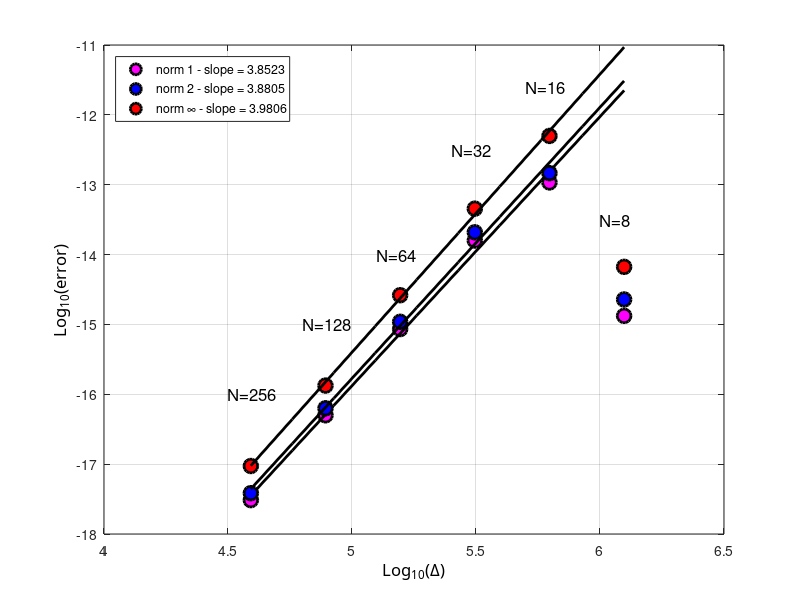

Write the MATLAB code that produced this figure.
clc; clear all; close all;

radius=6371220;
N=[8 16 32 64 128 256];
% N=[40 50 60 80 100 150];
dx=2*pi*radius./(4*N);
% e1=[1.9936e-2 1.1325e-3 6.8262e-5 4.2292e-6 2.6413e-7 1.6559e-8];
% e2=[1.8717e-2 1.0216e-3 6.1471e-5 3.8166e-6 2.3881e-7 1.4975e-8];
% e3=[2.5623e-2 1.4497e-3 8.9084e-5 5.5817e-6 3.5265e-7 2.2194e-8];
% 
% e1=[1.6305e-2 9.0026e-4 5.4527e-5 3.3854e-6 2.1153e-7 1.3242e-8];
% e2=[1.5494e-2 8.1833e-4 4.9215e-5 3.0551e-6 1.9108e-7 1.1976e-8];
% e3=[1.7473e-2 9.5002e-4 7.3232e-5 5.1367e-6 3.3731e-7 2.1624e-8];
% 
% e1=[3.4770e-4 1.6686e-5 1.0089e-6 6.3688e-8 4.0283e-9 2.5396e-10];
% e2=[1.4286e-4 7.0948e-6 4.1258e-7 2.5581e-8 1.6143e-9 1.0283e-10];
% e3=[1.1470e-4 1.0256e-5 6.2778e-7 3.7403e-8 2.2653e-9 1.9459e-10];
% 
% 
% %% projetée
% e1=[1.0377e-4 6.3236e-6 3.9444e-7 2.4726e-8 1.5500e-9 9.7139e-11];
% e2=[1.2588e-4 7.4682e-6 4.6278e-7 2.8931e-8 1.8111e-9 1.1342e-10];
% e3=[3.6670e-4 2.2222e-5 1.3713e-6 8.5415e-8 5.3339e-9 3.3330e-10];
% 
% %% zonale
% e1=[2.9158e-4 1.7719e-5 1.1025e-6 6.9056e-8 4.3244e-9 2.7061e-10];
% e2=[3.3039e-4 1.9906e-5 1.2416e-6 7.7821e-8 4.8755e-9 3.0522e-10];
% e3=[6.7103e-4 4.0648e-5 2.5207e-6 1.6433e-7 1.0822e-8 6.9474e-10];
% 
% e1=[4.3694e-3 2.0968e-4 .2678e-5 8.0033e-7 5.0621e-8 3.1914e-9];
% e2=[2.8177e-10 1.3994e-11 8.1375e-13 5.0456e-14 3.1840e-15 2.0282e-16];
% e3=[3.5509e-17 3.1748e-18 1.9435e-19 1.1579e-20 7.0129e-22 6.0241e-23];
% 
% e1=[4.4832e-3 2.3244e-4 1.4639e-5 9.3537e-7 5.9638e-8 3.7867e-9];
% e2=[2.9091e-10 1.5727e-11 9.3911e-13 5.8935e-14 3.7494e-15 2.4082e-16];
% e3=[3.3243e-17 2.4699e-18 1.8005e-19 1.1002e-20 6.8031e-22 7.5741e-23];
N=[8 16 32 64 128 256];
dx=2*pi*radius./(4*N);
e1=[6.7655e-1 5.5017e+1 8.0953e+0 4.3791e-1 2.5533e-2 1.5590e-3]./(4*pi*radius*radius);
e2=[5.1432e-8 3.3097e-6 4.7068e-7 2.4642e-8 1.4237e-9 8.6829e-11]./sqrt(4*pi*radius*radius);
e3=[6.6711e-15 4.9935e-13 4.5428e-14 2.6199e-15 1.3325e-16 9.4033e-18];

% N=[16 32 64 128 256];
% dx=2*pi*radius./(4*N);
% e1=[5.5017e+1 8.0953e+0 4.3791e-1 2.5533e-2 1.5590e-3]./(4*pi*radius*radius);
% e2=[3.3097e-6 4.7068e-7 2.4642e-8 1.4237e-9 8.6829e-11]./sqrt(4*pi*radius*radius);
% e3=[4.9935e-13 4.5428e-14 2.6199e-15 1.3325e-16 9.4033e-18];

ldx=log10(dx);
le1=log10(e1);
le2=log10(e2);
le3=log10(e3);

%% plot 1
figure(11); 
%% curve 1
hl1=plot(ldx,le1,'ok');
set(hl1,'LineWidth',2.0);
set(hl1,'MarkerSize',10);
set(hl1,'MarkerFaceColor','m');
%set(hl1,'MarkerEdgeColor','k');

hold on;
[a1,b1]=polyfit(ldx,le1,1);
tt=linspace(min(ldx),max(ldx),10);
lsq1=a1(2)+a1(1)*tt;
a1=[3.8523 -35.1389]; lsq1=a1(2)+a1(1)*tt;
% %% courbes...
%hlf1=plot(tt,lsq1,'-r');
hlf1=plot(tt,lsq1,'k');
set(hlf1,'LineWidth',2.0);


%% curve 2
hl2=plot(ldx,le2,'ok');
set(hl2,'LineWidth',2.0);
set(hl2,'MarkerSize',10);
set(hl2,'MarkerFaceColor','b');
%set(hl2,'MarkerEdgeColor','k');

hold on;
[a2,b1]=polyfit(ldx,le2,1);
tt=linspace(min(ldx),max(ldx),10);
lsq1=a2(2)+a2(1)*tt;
a2=[3.8805 -35.1747]; lsq1=a2(2)+a2(1)*tt;
% %% courbes...
%hlf2=plot(tt,lsq1,'-b');
hlf2=plot(tt,lsq1,'k');
set(hlf2,'LineWidth',2.0);

%% curve 3
hl3=plot(ldx,le3,'ok');
set(hl3,'LineWidth',2.0);
set(hl3,'MarkerSize',10);
set(hl3,'MarkerFaceColor','r');
%set(hl3,'MarkerEdgeColor','k');

hold on;
[a3,b1]=polyfit(ldx,le3,1);
tt=linspace(min(ldx),max(ldx),10);
lsq1=a3(2)+a3(1)*tt;
a3=[3.9806 -35.3017]; lsq1=a3(2)+a3(1)*tt;
% %% courbes...
%hlf3=plot(tt,lsq1,'-g');
hlf3=plot(tt,lsq1,'k');
set(hlf3,'LineWidth',2.0);

ha=gca;
xa=get(gca,'Xlabel');
set(ha,'Xgrid','on');
set(xa,'String','Log_{10}(\Delta)');
set (xa,'FontName','Calibri');
set(xa,'FontSize',12);

% ylabel
ha=gca;
ya=get(gca,'Ylabel');
set(ha,'Ygrid','on');
set(ya,'String','Log_{10}(error)');
set (ya,'FontName','Calibri');
set(ya,'FontSize',12);

%% legend
legend([hl1,hl2,hl3],{['norm 1 - slope = ' num2str(a1(1))],['norm 2 - slope = ' num2str(a2(1))],['norm \infty - slope = ' num2str(a3(1))]},'Location','NorthWest')

%% texte
ht=text('Position',[4.5,-16,0],'String','N=256');
set(ht,'FontSize',12);
ht=text('Position',[4.8,-15,0],'String','N=128');
set(ht,'FontSize',12);
ht=text('Position',[5.1,-14,0],'String','N=64');
set(ht,'FontSize',12);
ht=text('Position',[5.4,-12.5,0],'String','N=32');
set(ht,'FontSize',12);
ht=text('Position',[5.7,-11.6,0],'String','N=16');
set(ht,'FontSize',12);
ht=text('Position',[6,-13.5,0],'String','N=8');
set(ht,'FontSize',12);
